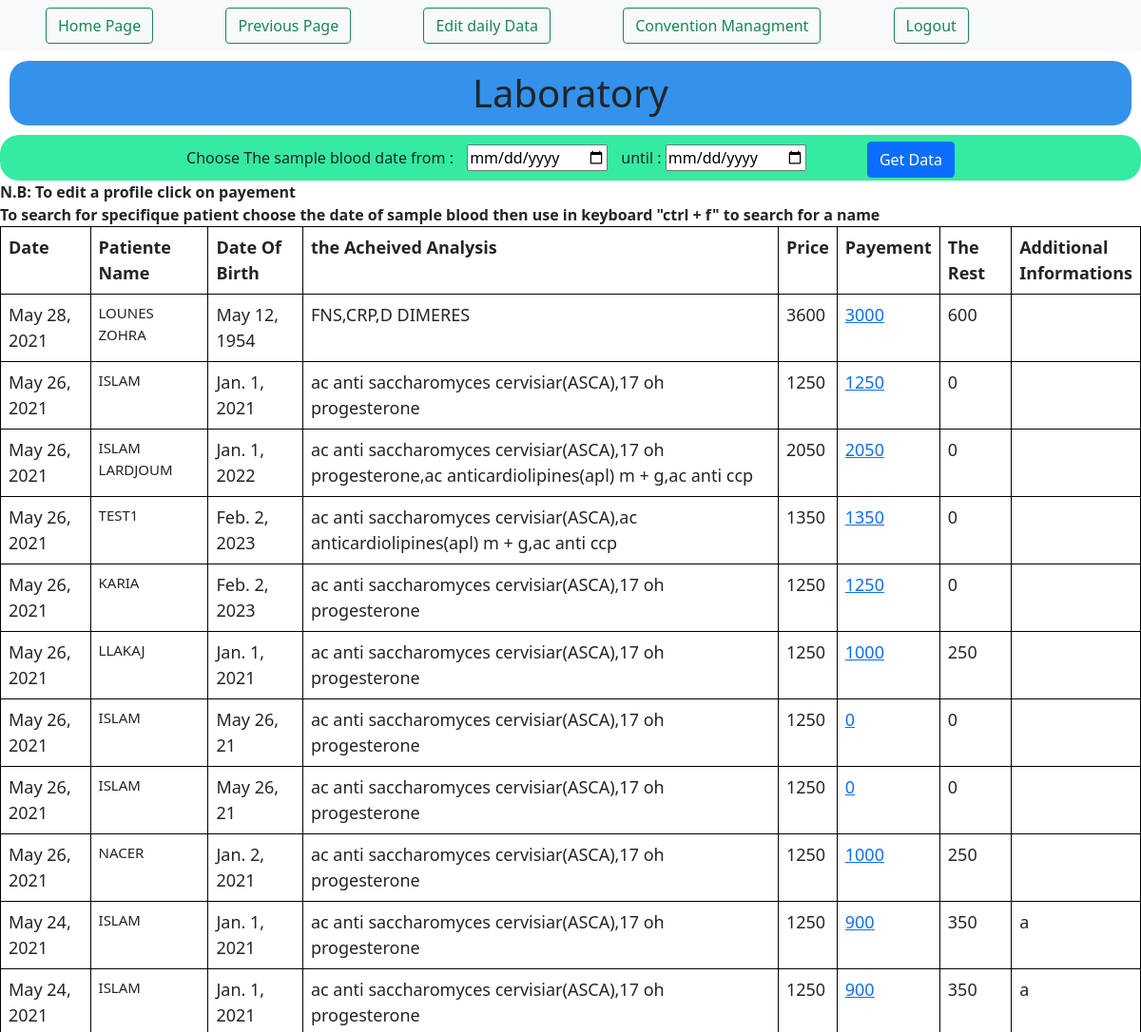
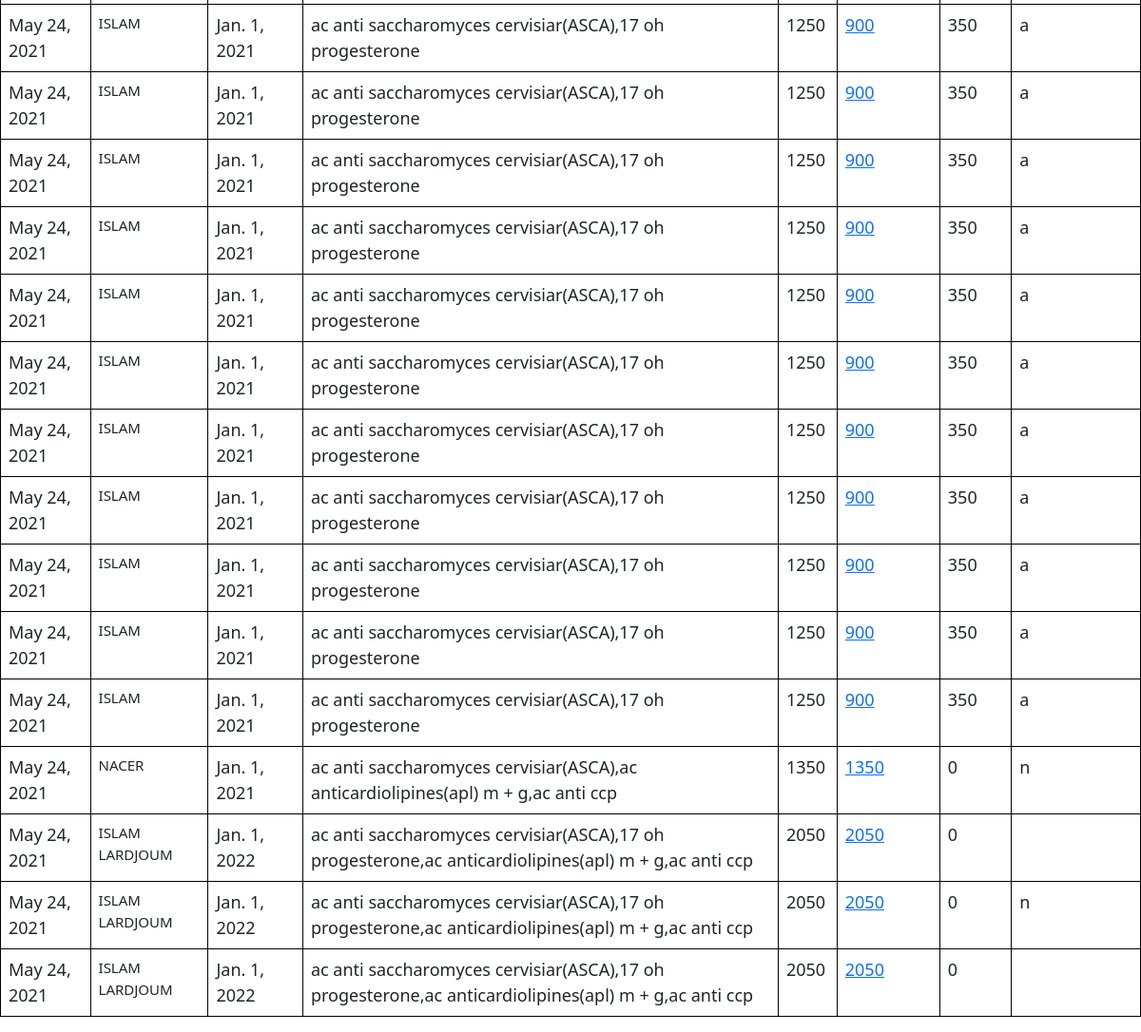
The app's page /lab/vislab/ (signed in) with its own data (2 pictures, top to bottom).
### labo/models.py (models this page shows)
class Labo(models.Model):
	dt = models.DateField(auto_now_add = True)
	p_name = models.CharField(max_length = 200)
	dob = models.DateField()
	params = models.TextField(max_length=500)
	lab_price = models.IntegerField(default = 0)
	price = models.IntegerField(default = 0)
	pay = models.IntegerField(default = 0)
	rest = models.IntegerField(default=0)
	info = models.TextField(max_length=200, blank = True)

### labo/views.py (the view)
# urls.py: path('vislab/', vislab, name="vislab" ),
@login_required(login_url='login')
def vislab(request):
	getdata = Labo.objects.all().order_by('-dt')
	if request.method== 'POST':
		req = request.POST
		dep = req['sdate']
		fin = req['ldate']
		get_sdata = Labo.objects.filter(dt__lte = fin).filter(dt__gte=dep)
		return render(request, 'filterlab.html', {'getsdata' : get_sdata})
	context = {
		'getdata' : getdata
	}
	return render(request,'editlab.html',context)

### labo/templates/editlab.html (shortened to what this page needs)
<!DOCTYPE html>
<html>
<head>
	<link href="https://cdn.jsdelivr.net/npm/bootstrap@5.0.0/dist/css/bootstrap.min.css" rel="stylesheet">
</head>
<body>
	<nav class="navbar navbar-light bg-light">
        <div id="navdiv">
            <a href="{% url 'home' %}"><button class="btn btn-outline-success ms-5 me-4" type="button">Home Page</button></a>
            <a href="{% url 'calclab' %}"> <button class="btn btn-outline-success ms-5 me-4" type="button">Previous Page</button></a>
            <a href="{% url 'visedit' %}"> <button class="btn btn-outline-success ms-5 me-4" type="button">Edit daily Data</button></a>
            <a href="{% url 'convention' %}"> <button class="btn btn-outline-success ms-5 me-4" type="button">Convention Managment</button></button></a>
            <a href="{% url 'logout' %}"><button class="btn btn-outline-success ms-5 me-4" type="button">Logout</button></a>
        </div>
    </nav>
<h1> Laboratory </h1>
<div id="ddiv">
	<form method="POST" action="">{% csrf_token %}
	<label> Choose The sample blood date from : </label>
	<input type="date" name="sdate"  id="sdate">
	<label> until : </label>
	<input type="date" name="ldate"  id="ldate">
	<input type="submit" name="valid" value="Get Data" class="btn btn-primary" id="vdate">
	</form>
</div>
{% block content %}
<label class="lbl">N.B: To edit a profile click on payement </label> <br>
<label class="lbl"> To search for specifique patient choose the date of sample blood then use in keyboard  "ctrl + f" to search for a name </label>
<table class="table table-hover ">
	<tr>
		<th>Date</th>
		<th> Patiente Name</th>
		<th>Date Of Birth</th>
		<th id="p">the Acheived Analysis</th>
		<th>Price</th>
		<th>Payement</th>
		<th>The Rest</th>
		<th id="i">Additional Informations</th>
	</tr>
	{% for data in getdata %}
	<tr>
		<td id="dt">{{data.dt}}</td>
		<td style="text-transform: uppercase;font-size: 15px">{{data.p_name}}</td>
		<td>{{data.dob}}</td>
		<td>{{data.params}}</td>
		<td>{{data.price}}</td>
		<td><a href="{% url 'editprev' data.id %}"> {{data.pay}}</a></td>
		<td>{{data.rest}}</td>
		<td>{{data.info}}</td>
	</tr>
	{% endfor %}
</table>
{% endblock %}
</body>
</html>

### labo/templates/editlab.html (style rules this page uses)
table, th, td { border:1px solid black; border-collapse: collapse; padding: 20px margin:auto; font-size: 18px }
#p { width: 500px; }
#i { width: 100px; }
h1 { text-align: center; border-radius: 20px; background-color:#3492eb; padding: 10px; margin: 10px; }
#sdate { margin: 10px; }
#ddiv { border-radius: 20px; background-color:#34eba1; text-align: center; }
#vdate { margin-left:5%; }
.lbl { font-weight: bold; }

### records on screen
Labo: dt "May 28, 2021", p_name "LOUNES ZOHRA", dob "May 12, 1954", params "FNS,CRP,D DIMERES", price "3600", pay "3000", rest "600"
Labo: dt "May 26, 2021", p_name "ISLAM", dob "Jan. 1, 2021", params "ac anti saccharomyces cervisiar(ASCA),17 oh progesterone", price "1250", pay "1250", rest "0"
Labo: dt "May 26, 2021", p_name "ISLAM LARDJOUM", dob "Jan. 1, 2022", params "ac anti saccharomyces cervisiar(ASCA),17 oh progesterone,ac anticardiolipines(apl) m + g,ac anti ccp", price "2050", pay "2050", rest "0"
Labo: dt "May 26, 2021", p_name "TEST1", dob "Feb. 2, 2023", params "ac anti saccharomyces cervisiar(ASCA),ac anticardiolipines(apl) m + g,ac anti ccp", price "1350", pay "1350", rest "0"
Labo: dt "May 26, 2021", p_name "KARIA", dob "Feb. 2, 2023", params "ac anti saccharomyces cervisiar(ASCA),17 oh progesterone", price "1250", pay "1250", rest "0"
Labo: dt "May 26, 2021", p_name "LLAKAJ", dob "Jan. 1, 2021", params "ac anti saccharomyces cervisiar(ASCA),17 oh progesterone", price "1250", pay "1000", rest "250"
Labo: dt "May 26, 2021", p_name "ISLAM", dob "May 26, 21", params "ac anti saccharomyces cervisiar(ASCA),17 oh progesterone", price "1250", pay "0", rest "0"
Labo: dt "May 26, 2021", p_name "ISLAM", dob "May 26, 21", params "ac anti saccharomyces cervisiar(ASCA),17 oh progesterone", price "1250", pay "0", rest "0"
Labo: dt "May 26, 2021", p_name "NACER", dob "Jan. 2, 2021", params "ac anti saccharomyces cervisiar(ASCA),17 oh progesterone", price "1250", pay "1000", rest "250"
Labo: dt "May 24, 2021", p_name "ISLAM", dob "Jan. 1, 2021", params "ac anti saccharomyces cervisiar(ASCA),17 oh progesterone", price "1250", pay "900", rest "350", info "a"
Labo: dt "May 24, 2021", p_name "ISLAM", dob "Jan. 1, 2021", params "ac anti saccharomyces cervisiar(ASCA),17 oh progesterone", price "1250", pay "900", rest "350", info "a"
Labo: dt "May 24, 2021", p_name "ISLAM", dob "Jan. 1, 2021", params "ac anti saccharomyces cervisiar(ASCA),17 oh progesterone", price "1250", pay "900", rest "350", info "a"
Labo: dt "May 24, 2021", p_name "ISLAM", dob "Jan. 1, 2021", params "ac anti saccharomyces cervisiar(ASCA),17 oh progesterone", price "1250", pay "900", rest "350", info "a"
Labo: dt "May 24, 2021", p_name "ISLAM", dob "Jan. 1, 2021", params "ac anti saccharomyces cervisiar(ASCA),17 oh progesterone", price "1250", pay "900", rest "350", info "a"
Labo: dt "May 24, 2021", p_name "ISLAM", dob "Jan. 1, 2021", params "ac anti saccharomyces cervisiar(ASCA),17 oh progesterone", price "1250", pay "900", rest "350", info "a"
Labo: dt "May 24, 2021", p_name "ISLAM", dob "Jan. 1, 2021", params "ac anti saccharomyces cervisiar(ASCA),17 oh progesterone", price "1250", pay "900", rest "350", info "a"
Labo: dt "May 24, 2021", p_name "ISLAM", dob "Jan. 1, 2021", params "ac anti saccharomyces cervisiar(ASCA),17 oh progesterone", price "1250", pay "900", rest "350", info "a"
Labo: dt "May 24, 2021", p_name "ISLAM", dob "Jan. 1, 2021", params "ac anti saccharomyces cervisiar(ASCA),17 oh progesterone", price "1250", pay "900", rest "350", info "a"
Labo: dt "May 24, 2021", p_name "ISLAM", dob "Jan. 1, 2021", params "ac anti saccharomyces cervisiar(ASCA),17 oh progesterone", price "1250", pay "900", rest "350", info "a"
Labo: dt "May 24, 2021", p_name "ISLAM", dob "Jan. 1, 2021", params "ac anti saccharomyces cervisiar(ASCA),17 oh progesterone", price "1250", pay "900", rest "350", info "a"
Labo: dt "May 24, 2021", p_name "ISLAM", dob "Jan. 1, 2021", params "ac anti saccharomyces cervisiar(ASCA),17 oh progesterone", price "1250", pay "900", rest "350", info "a"
Labo: dt "May 24, 2021", p_name "ISLAM", dob "Jan. 1, 2021", params "ac anti saccharomyces cervisiar(ASCA),17 oh progesterone", price "1250", pay "900", rest "350", info "a"
Labo: dt "May 24, 2021", p_name "NACER", dob "Jan. 1, 2021", params "ac anti saccharomyces cervisiar(ASCA),ac anticardiolipines(apl) m + g,ac anti ccp", price "1350", pay "1350", rest "0", info "n"
Labo: dt "May 24, 2021", p_name "ISLAM LARDJOUM", dob "Jan. 1, 2022", params "ac anti saccharomyces cervisiar(ASCA),17 oh progesterone,ac anticardiolipines(apl) m + g,ac anti ccp", price "2050", pay "2050", rest "0"
Labo: dt "May 24, 2021", p_name "ISLAM LARDJOUM", dob "Jan. 1, 2022", params "ac anti saccharomyces cervisiar(ASCA),17 oh progesterone,ac anticardiolipines(apl) m + g,ac anti ccp", price "2050", pay "2050", rest "0", info "n"
Labo: dt "May 24, 2021", p_name "ISLAM LARDJOUM", dob "Jan. 1, 2022", params "ac anti saccharomyces cervisiar(ASCA),17 oh progesterone,ac anticardiolipines(apl) m + g,ac anti ccp", price "2050", pay "2050", rest "0"
